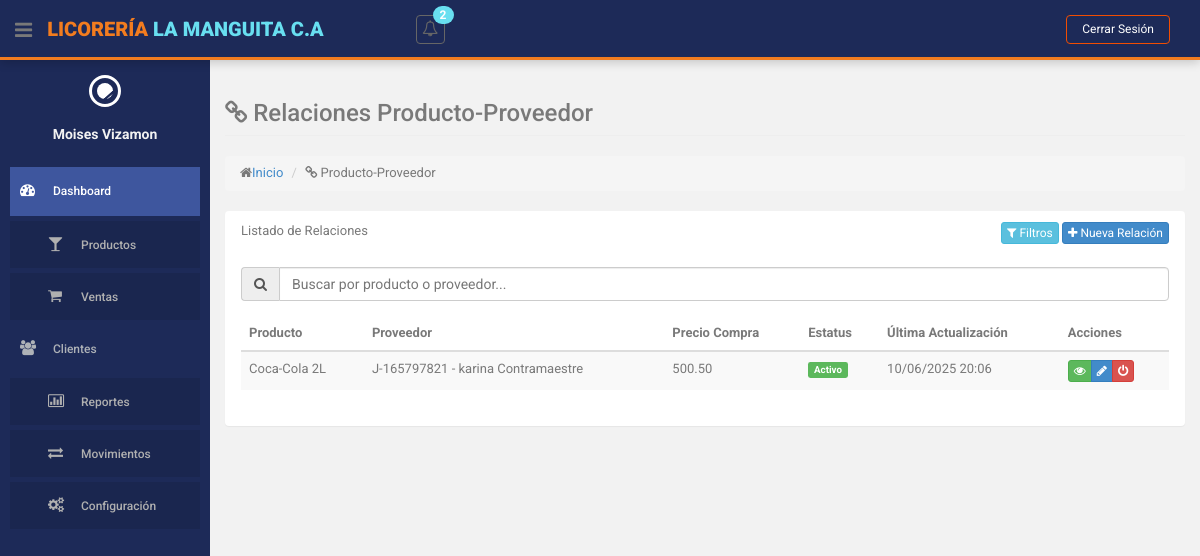
Page /index.php?action=producto-proveedor (signed in) on the earlier database version.
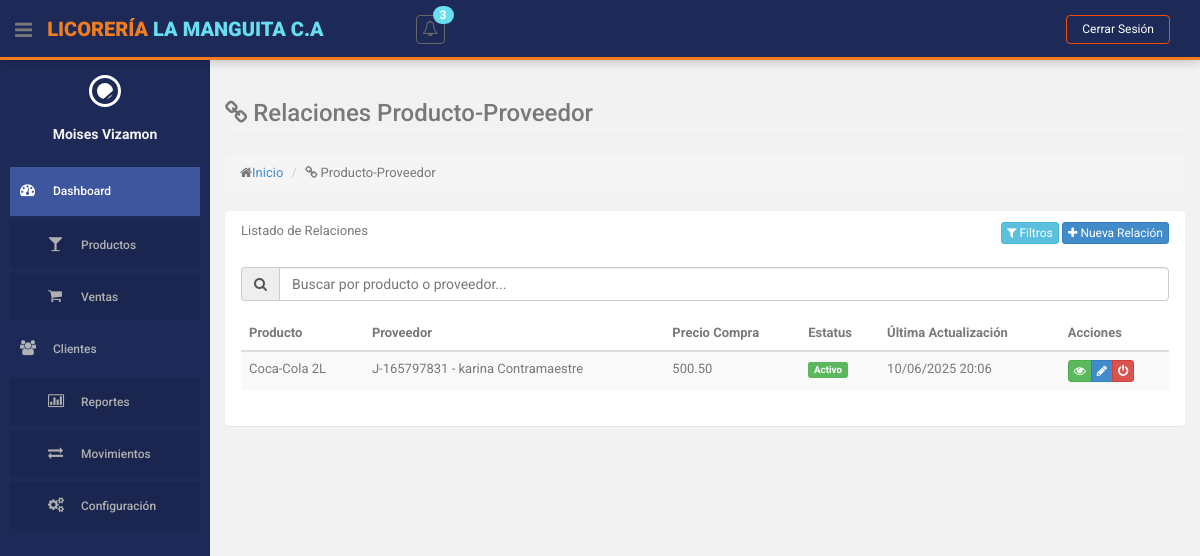
Same page on the later database version.
### tables this page shows
CREATE TABLE `proveedor_producto` (
  `id` int(11) NOT NULL,
  `cedula_proveedor` varchar(15) NOT NULL,
  `id_producto` int(10) NOT NULL,
  `precio_compra` decimal(10,2) NOT NULL,
  `fecha_actualizacion` datetime NOT NULL DEFAULT current_timestamp(),
  `id_estatus` int(11) NOT NULL DEFAULT 1
);

CREATE TABLE `producto` (
  `id` int(10) NOT NULL,
  `descripcion` varchar(255) NOT NULL,
  `cantidad` int(255) NOT NULL,
  `precio` decimal(10,2) NOT NULL,
  `id_categoria` int(11) NOT NULL,
  `id_estatus` int(11) NOT NULL
);

CREATE TABLE `simbolos_cedula` (
  `id` int(11) NOT NULL,
  `nombre` varchar(2) NOT NULL COMMENT 'Símbolo (V, E, G, J)'
);

CREATE TABLE `proveedores` (
  `cedula` varchar(15) NOT NULL,
  `id_simbolo_cedula` int(11) DEFAULT 1,
  `nombre` varchar(255) NOT NULL,
  `telefono` varchar(15) NOT NULL,
  `direccion` varchar(255) DEFAULT 'Sin especificar',
  `id_estatus` int(11) NOT NULL
);

CREATE TABLE `estatus` (
  `id` int(11) NOT NULL,
  `nombre` varchar(50) NOT NULL
);

### controllers/ProductoProveedorController.php (called while the page is built, shortened)
<?php
class ProductoProveedorController
{
    private $model;
    public function __construct()
    {
        require_once ROOT_PATH . 'models/ProductoProveedorModel.php';
        $this->model = new ProductoProveedorModel();
    }
    public function index()
    {
        $relaciones = $this->model->obtenerTodasRelaciones();
        $estatus = $this->model->obtenerEstatus();
        $this->loadView('producto_proveedor/index', [
            'relaciones' => $relaciones,
            'estatus' => $estatus
        ]);
    }
    private function loadView($view, $data = [])
    {
        extract($data);
        require ROOT_PATH . 'views/layouts/header.php';
        require ROOT_PATH . 'views/' . $view . '.php';
        require ROOT_PATH . 'views/layouts/footer.php';
    }
}

### models/StockLimiteModel.php (called while the page is built, shortened)
<?php
class StockLimiteModel
{
    private $db;
    public function __construct()
    {
        require_once ROOT_PATH . 'config/database.php';
        $database = new Database();
        $this->db = $database->getConnection();
    }
    public function obtenerProductosConStockBajo()
    {
        $query = "SELECT p.id, p.descripcion, p.cantidad, sl.stock_minimo
                  FROM producto p
                  JOIN stock_limites sl ON p.id = sl.id_producto
                  WHERE p.cantidad <= sl.stock_minimo AND p.id_estatus = 1
                  ORDER BY p.descripcion";
        $stmt = $this->db->prepare($query);
        $stmt->execute();
        return $stmt->fetchAll(PDO::FETCH_ASSOC);
    }
    public function obtenerProductosConStockAlto()
    {
        $query = "SELECT p.id, p.descripcion, p.cantidad, sl.stock_maximo
                  FROM producto p
                  JOIN stock_limites sl ON p.id = sl.id_producto
                  WHERE p.cantidad >= sl.stock_maximo AND p.id_estatus = 1
                  ORDER BY p.descripcion";
        $stmt = $this->db->prepare($query);
        $stmt->execute();
        return $stmt->fetchAll(PDO::FETCH_ASSOC);
    }
}

### config/database.php (called while the page is built, shortened)
<?php
class Database {
    private $host = 'localhost';
    private $db_name = 'licoreria';
    private $username = 'root';
    private $password = '';
    public function getConnection() {
        $this->conn = null;
        try {
            $this->conn = new PDO(
                "mysql:host=" . $this->host . ";dbname=" . $this->db_name,
                $this->username,
                $this->password
            );
            $this->conn->exec("set names utf8");
            $this->conn->setAttribute(PDO::ATTR_ERRMODE, PDO::ERRMODE_EXCEPTION);
        } catch(PDOException $exception) {
            echo "Error de conexión: " . $exception->getMessage();
        }
        return $this->conn;
    }
}
?>

### helpers/notifications.php (called while the page is built)
<?php
function obtenerNotificacionesStock() {
    require_once ROOT_PATH . 'models/StockLimiteModel.php';
    $stockModel = new StockLimiteModel();
    $stockBajo = $stockModel->obtenerProductosConStockBajo();
    $stockAlto = $stockModel->obtenerProductosConStockAlto();
    $notificaciones = [];
    $total = count($stockBajo) + count($stockAlto);
    if (!empty($stockBajo)) {
        $notificaciones[] = [
            'tipo' => 'danger',
            'icono' => 'bolt',
            'mensaje' => 'Stock bajo en '.count($stockBajo).' producto(s)',
            'url' => BASE_URL.'index.php?action=gestion-stock&method=alertas',
            'tiempo' => 'Reciente'
        ];
    }
    if (!empty($stockAlto)) {
        $notificaciones[] = [
            'tipo' => 'warning',
            'icono' => 'exclamation-triangle',
            'mensaje' => 'Stock alto en '.count($stockAlto).' producto(s)',
            'url' => BASE_URL.'index.php?action=gestion-stock&method=alertas',
            'tiempo' => 'Reciente'
        ];
    }
    return [
        'total' => $total,
        'notificaciones' => $notificaciones,
        'hayAlertas' => $total > 0
    ];
}

### models/ProductoProveedorModel.php (called while the page is built, shortened)
<?php
class ProductoProveedorModel
{
    private $db;
    public function __construct()
    {
        require_once ROOT_PATH . 'config/database.php';
        $database = new Database();
        $this->db = $database->getConnection();
    }
    public function obtenerTodasRelaciones()
    {
        $query = "SELECT pp.*, p.descripcion as producto, pr.nombre as proveedor,
                  sc.nombre as simbolo_proveedor, e.nombre as estatus
                  FROM proveedor_producto pp
                  JOIN producto p ON pp.id_producto = p.id
                  JOIN proveedores pr ON pp.cedula_proveedor = pr.cedula
                  JOIN simbolos_cedula sc ON pr.id_simbolo_cedula = sc.id
                  JOIN estatus e ON pp.id_estatus = e.id";
        $stmt = $this->db->prepare($query);
        $stmt->execute();
        return $stmt->fetchAll(PDO::FETCH_ASSOC);
    }
}

### views/producto_proveedor/index.php (the view, shortened to what the changed rows need)
<section id="main-content">
    <section class="wrapper">
        <div class="row">
            <div class="col-lg-12">
                <section class="panel">
                    <div class="panel-body">
                        <table id="tablaRelaciones" class="table table-striped table-advance table-hover">
                            <thead>
                                <tr>
                                    <th>Producto</th>
                                    <th>Proveedor</th>
                                    <th>Precio Compra</th>
                                    <th>Estatus</th>
                                    <th>Última Actualización</th>
                                    <th>Acciones</th>
                                </tr>
                            </thead>
                            <tbody>
                                <?php foreach ($relaciones as $relacion): ?>
                                    <tr>
                                        <td><?= $relacion['producto']; ?></td>
                                        <td><?= $relacion['simbolo_proveedor'] . '-' . $relacion['cedula_proveedor'] . ' - ' . $relacion['proveedor']; ?></td>
                                        <td><?= number_format($relacion['precio_compra'], 2); ?></td>
                                        <td>
                                            <span class="label label-<?= $relacion['id_estatus'] == 1 ? 'success' : 'danger'; ?>">
                                                <?= $relacion['estatus']; ?>
                                            </span>
                                        </td>
                                        <td><?= date('d/m/Y H:i', strtotime($relacion['fecha_actualizacion'])); ?></td>
                                        <td>
                                            <div class="btn-group">
                                                <a href="<?= BASE_URL ?>index.php?action=producto-proveedor&method=mostrar&id=<?= $relacion['id']; ?>"
                                                    class="btn btn-success btn-xs" title="Ver">
                                                    <i class="fa fa-eye"></i>
                                                </a>
                                                <a href="<?= BASE_URL ?>index.php?action=producto-proveedor&method=editar&id=<?= $relacion['id']; ?>"
                                                    class="btn btn-primary btn-xs" title="Editar">
                                                    <i class="fa fa-pencil"></i>
                                                </a>
                                                <button onclick="cambiarEstado(<?= $relacion['id']; ?>, '<?= $relacion['estatus']; ?>')"
                                                    class="btn btn-<?= $relacion['id_estatus'] == 1 ? 'danger' : 'success'; ?> btn-xs"
                                                    title="<?= $relacion['id_estatus'] == 1 ? 'Desactivar' : 'Activar'; ?>">
                                                    <i class="fa fa-power-off"></i>
                                                </button>
                                            </div>
                                        </td>
                                    </tr>
                                <?php endforeach; ?>
                            </tbody>
                        </table>
                    </div>
                </section>
            </div>
        </div>
    </section>
</section>

### views/layouts/header.php (shortened to what the changed rows need)
<!DOCTYPE html>
<html lang="es">
<head>
    <link href="<?php echo BASE_URL; ?>assets/css/bootstrap.css" rel="stylesheet">
    <link href="<?php echo BASE_URL; ?>assets/font-awesome/css/font-awesome.css" rel="stylesheet">
    <link rel="stylesheet" type="text/css" href="<?php echo BASE_URL; ?>assets/css/zabuto_calendar.css">
    <link rel="stylesheet" type="text/css" href="<?php echo BASE_URL; ?>assets/js/gritter/css/jquery.gritter.css">
    <link rel="stylesheet" type="text/css" href="<?php echo BASE_URL; ?>assets/lineicons/style.css">
    <link href="<?php echo BASE_URL; ?>assets/css/style.css" rel="stylesheet">
    <link href="<?php echo BASE_URL; ?>assets/css/style-responsive.css" rel="stylesheet">
    <link rel="stylesheet" type="text/css" href="https://cdn.datatables.net/1.11.5/css/jquery.dataTables.css">
</head>
<body>
    <section id="container">
        <header class="header black-bg">
            <div class="nav notify-row" id="top_menu">
                <ul class="nav top-menu">
                    <li class="dropdown">
                        <?php
                        $notificaciones = obtenerNotificacionesStock();
                        $totalNotificaciones = $notificaciones['total'];
                        ?>
                        <a data-toggle="dropdown" class="dropdown-toggle" href="#">
                            <i class="fa fa-bell-o"></i>
                            <?php if ($totalNotificaciones > 0): ?>
                                <span class="badge bg-theme"><?= $totalNotificaciones ?></span>
                            <?php endif; ?>
                        </a>
                    </li>
                </ul>
            </div>
        </header>

Differences in the rows shown:
changed proveedor_producto "Coca-Cola 2L": cedula_proveedor "165797821" → "165797831"
Other differences:
$totalNotificaciones: "2" → "3"
